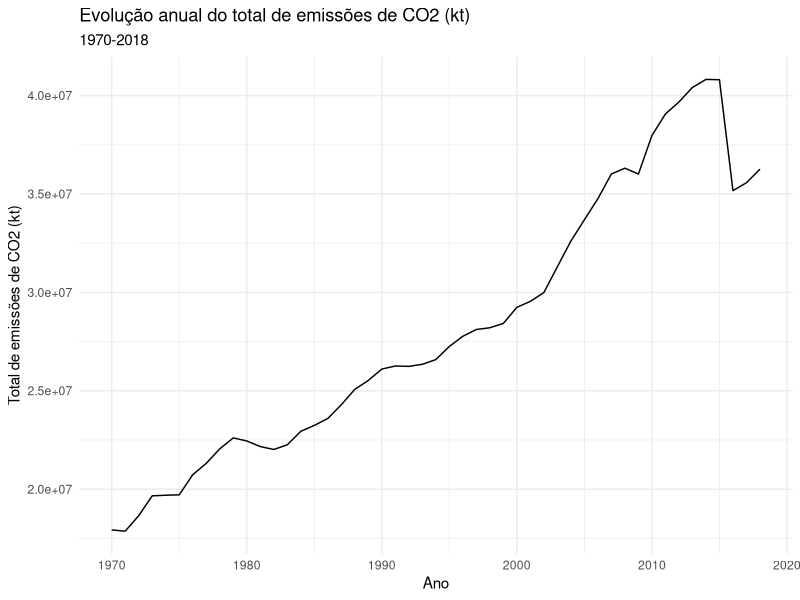
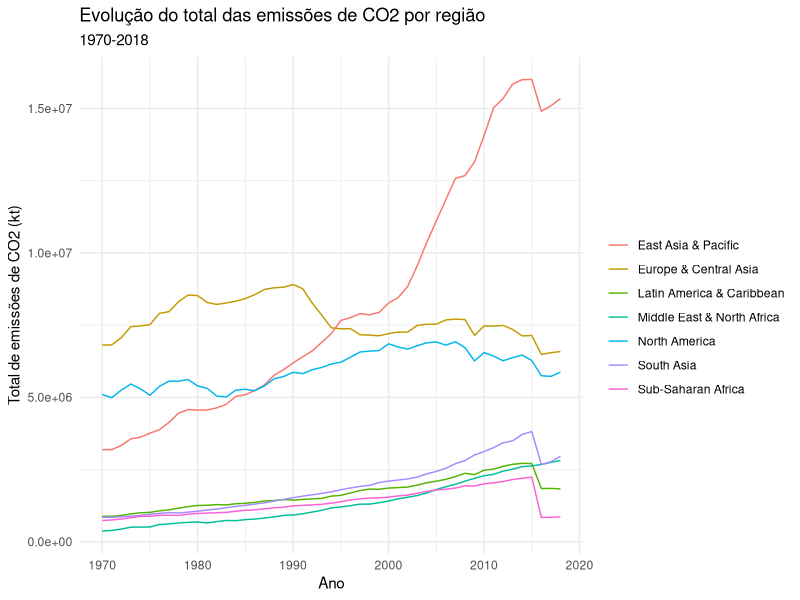
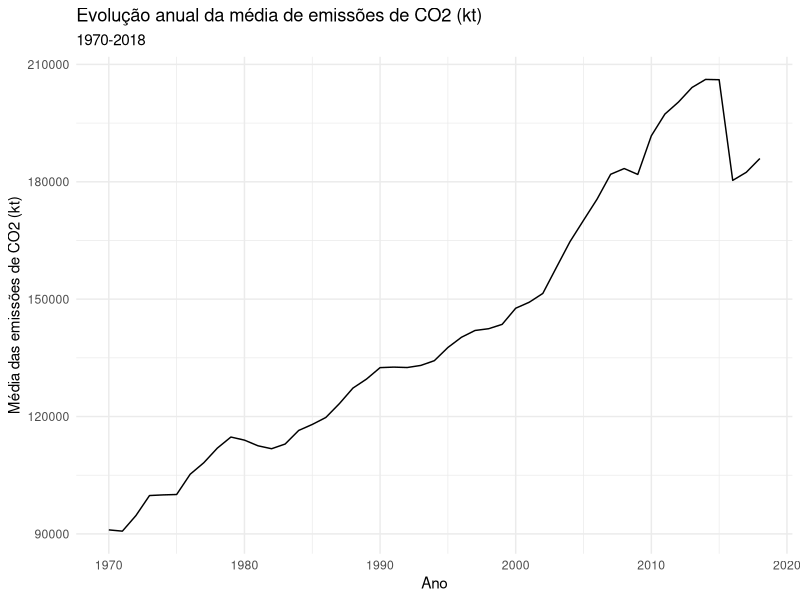
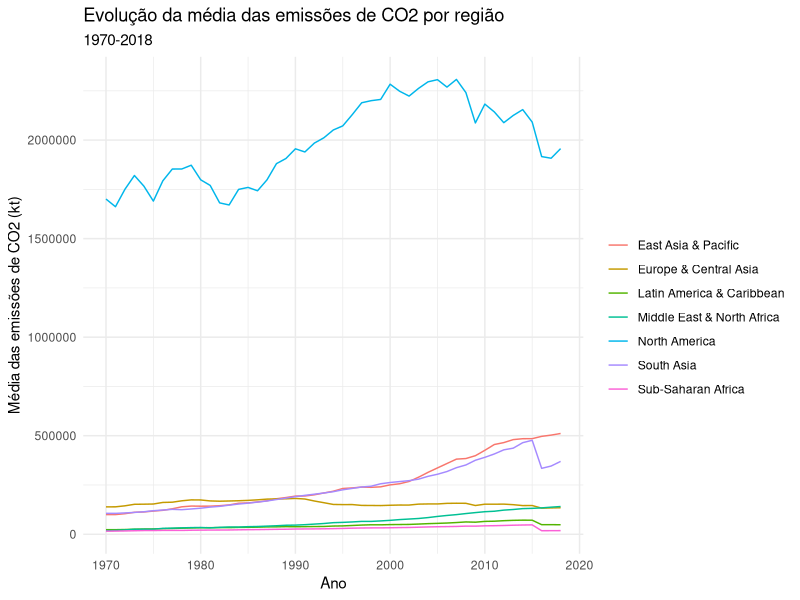
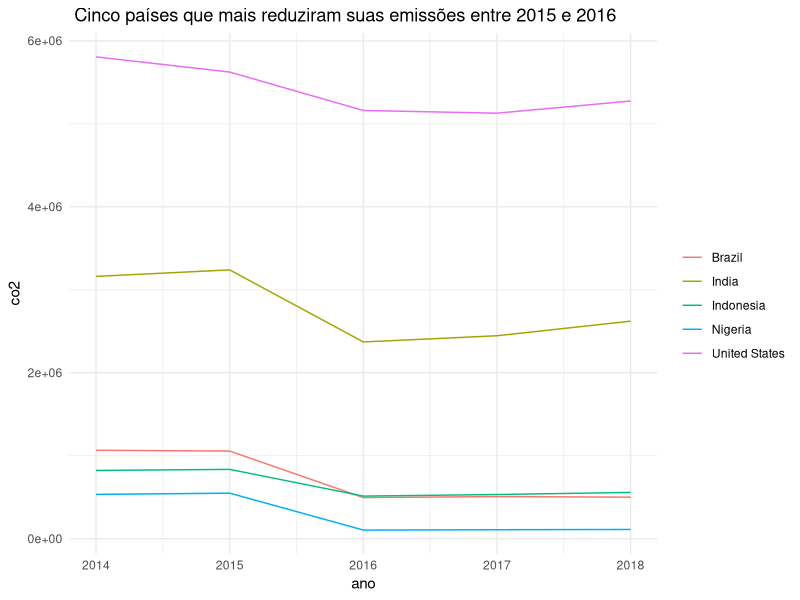
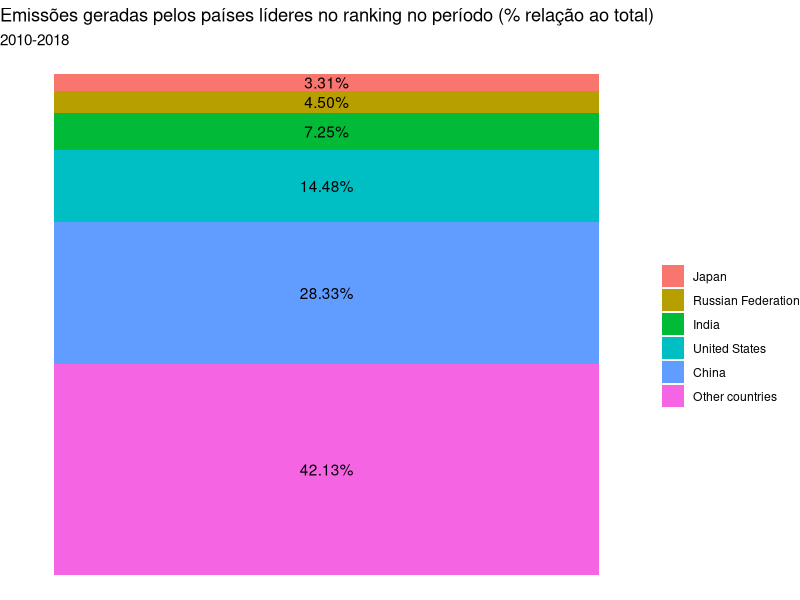
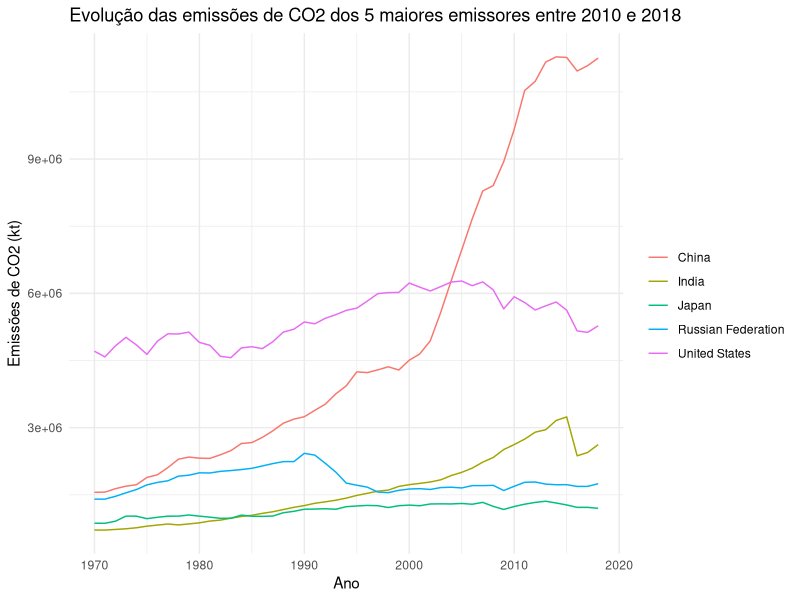
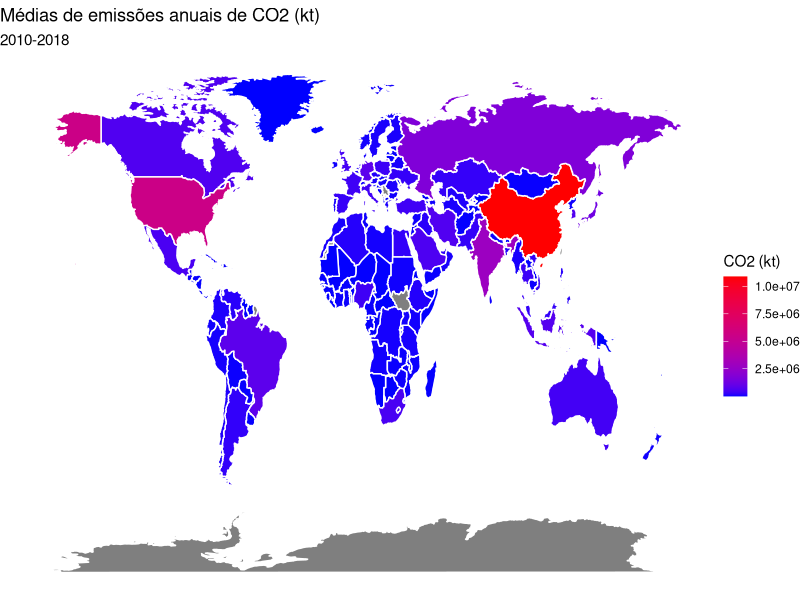

Generate these figures, in order, with R:
# INTRODUÇÃO --------------------------------------------------------------

# O objetivo do projeto é analisar a evolução histórica dos padrões de 
# emissão de gás carbônico (CO2) na atmosfera, assim como identificar o 
# melhor modelo preditivo a partir de dados do tamanho da população e do PIB 


# BIBLIOTECAS NECESSÁRIAS --------------------------------------
library(readxl) #usado p/ carregar dados no formato xls e xlsx
library(tidyverse) #usado p/ organizar e limpar os bancos de dados
library(maps) #fornece dados e funções para plotar mapas, incluíndo fronteiras nacionais
library(mgcv) #usado para projetar o modelo GAM
library(forecast) #usado para projetar os modelos ARIMA e ARIMAX


# BANCOS DE DADOS ----------------------------------------------

# Emissões de CO2, extraídos do projeto EDGAR
co2 <- read_excel("datasets/CO2_1970_2018.xlsx")

# População, com dados do Banco Mundial
pop <- read_excel("datasets/API_SP.POP.TOTL_DS2_en_excel_v2_4901765.xls")

# Produto Interno Bruto, com dados do Banco Mundial
pib <- read_excel("datasets/API_NY.GDP.MKTP.CD_DS2_en_excel_v2_4901715.xls")

# Dados sobre as regiões de cada país, com dados do Banco Mundial
metadata <- read_excel("datasets/Metadata.xls")


# LIMPEZA DOS BANCOS DE DADOS ---------------------------------------------

# Exclusão das colunas que não serão utilizadas e padronização dos nomes
co2 <- co2 %>%
  select(-IPCC_annex, -C_group_IM24_sh, -Substance) %>%
  rename(ccode = Country_code_A3, country = Name) %>%
  rename_with(~gsub("Y_", "", .x), starts_with("Y_")) #retira o Y_ do começo de cada ano

pop <- pop %>%
  select(-`Indicator Code`, -`Indicator Name`) %>%
  rename(ccode = `Country Code`, country = `Country Name`)

pib <- pib %>%
  select(-`Indicator Code`, -`Indicator Name`) %>%
  rename(ccode = `Country Code`, country = `Country Name`)

metadata <- metadata %>%
  select(-SpecialNotes) %>%
  rename(ccode = `Country Code`, country = TableName, region = Region, income = IncomeGroup)

# O banco metadata usa metadados das bases do banco mundial,
# a notação faltante nesse banco se refere ao mundo como um todo.
# O banco co2 não possui o mesmo número de observações que os demais.

# É importante identificar quais observações faltam em cada banco.
# Essa identificação pode ser realizada com a função filter().
# Como os bancos pip e pop tem a mesma origem, vale a pena começar por eles:

nrow(pib) #266
pib %>%
  filter(ccode %in% pop$ccode) %>%
  nrow() #266

# Como pib manteve o mesmo número de observações, 
# sabemos que os bancos pip e pop tem os mesmos casos.
# Agora qualquer um deles pode ser usado para filtrar o banco co2.

nrow(co2) #219
co2 %>%
  filter(ccode %in% pop$ccode) %>%
  nrow() #199

# 20 casos estão presentes no banco de co2, mas não nos demais.
# O código abaixo fornece a lista

co2 %>%
  filter(!(ccode %in% pop$ccode)) %>%
  pull(country) # exrai os valores da variável country como uma lista

# A maior parte dos casos se refere a territórios ultramarinhos.
# Por conta de seu tamanho reduzido, tendem a não impactar no modelo.
# Opta-se assim pela remoção desses dados.

co2 <- co2 %>%
  filter(ccode %in% pop$ccode)

# O processo contrário revela a presença de múltiplos casos nos 
# bancos pip e pop que não constam na base co2.

pop %>%
  filter(!(ccode %in% co2$ccode)) %>%
  pull(country)

# aqui se tratam de macro regiões que tiveram seus resultados agrupados
# para a análise pretendida, os dados dos Estados bastam.

pop <- pop %>%
  filter(ccode %in% co2$ccode)

pib <- pib %>%
  filter(ccode %in% co2$ccode)

metadata <- metadata %>%
  filter(ccode %in% co2$ccode)

# Com os dados dos Estados padronizados, resta apenas colocá-los no formato tidy.
# Tidy data, ou dados organizados, se refere a um formato de dados onde cada variável 
# é uma coluna e cada observação é uma linha.
# No caso, todas as demais variáveis já estão como uma coluna,
# mas os anos, nas três bases, estão divididas em múltiplas colunas.
# Os códigos abaixo resolvem isso, 
# criando a coluna ano e reunindo os valores na coluna apropriada (co2, pop e pib)

co2 <- co2 %>%
  gather(key = "year", value = "co2", -ccode, -country) %>%
  mutate(year = as.numeric(year))
str(co2)

pop <- pop %>%
  gather(key = "year", value = "pop", -ccode, -country) %>%
  mutate(year = as.numeric(year))
str(pop)

pib <- pib %>%
  gather(key = "year", value = "pib", -ccode, -country) %>%
  mutate(year = as.numeric(year))
str(pib)

# Os dados podem agora ser unificados em um único data frame

dados <- co2 %>%
  full_join(pop, by = c("ccode", "country", "year")) %>%
  full_join(pib, by = c("ccode", "country", "year")) %>%
  drop_na() # descarta observações com valores ausentes
str(dados)


# ANÁLISE DESCRITIVA ------------------------------------------------------

# CO2

# Evolução do total de emissões entre 1970 e 2018
co2 %>% 
  group_by(year) %>%
  summarise(co2_total = sum(co2, na.rm = TRUE)) %>%
  ggplot(aes(x = year, y = co2_total)) +
  geom_line() +
  theme_minimal() +
  labs(title = "Evolução anual do total de emissões de CO2 (kt)",
       subtitle = "1970-2018",
       x = "Ano",
       y = "Total de emissões de CO2 (kt)")

# Evolução do total por região:
co2 %>%
  left_join(metadata, by = "ccode") %>%
  group_by(region, year) %>% #agrupa os dados por região
  summarise(co2_total = sum(co2, na.rm = TRUE)) %>%
  ungroup() %>%
  ggplot(aes(x = year, y = co2_total, color = region)) +
  geom_line() +
  theme_minimal() +
  labs(title = "Evolução do total das emissões de CO2 por região",
       subtitle = "1970-2018",
       x = "Ano",
       y = "Total de emissões de CO2 (kt)",
       color = "")
# O padrão de queda a partir de 2016 se replica em todas as regiões.
# Ainda assim, maior parte das regiões mostra tendencias de crescimento ao longo dos anos;
# Só a América do Norte, Europa e Ásia Central mostram uma tendencia de queda;
# O Leste Asiático e o Pacífico apresentam uma curva acentuada de crescimento das emissões.

# Nota-se que esses gráficos estão sujeito a distorções causadas por dados ausentes
# a média de emissões anuais, desconsiderando os valores ausentes, 
# pode fornecer um parâmetro mais confiável para inferir o crescimento das emissões

co2 %>%
  group_by(year) %>%
  summarise(co2_m = mean(co2, na.rm = TRUE)) %>%
  ggplot(aes(x = year, y = co2_m)) +
  geom_line() +
  theme_minimal() +
  labs(title = "Evolução anual da média de emissões de CO2 (kt)",
       subtitle = "1970-2018",
       x = "Ano",
       y = "Média das emissões de CO2 (kt)")

co2 %>%
  left_join(metadata, by = "ccode") %>%
  group_by(region, year) %>% 
  summarise(co2_m = mean(co2, na.rm = TRUE)) %>%
  ggplot(aes(x = year, y = co2_m, color = region)) +
  geom_line() +
  theme_minimal() +
  labs(title = "Evolução da média das emissões de CO2 por região",
       subtitle = "1970-2018",
       x = "Ano",
       y = "Média das emissões de CO2 (kt)",
       color = "")
  
# Os gráficos das médias indicam que realmente parece ter existido uma redução brusca nas emissões de CO2 em 2016

# plota os países que tiveram a maior queda entre 2015 e 2016
filter(co2, year >= 2014) %>%
  spread(year, co2, sep = "_") %>%
  mutate(dif = year_2016 - year_2015) %>%
  arrange(desc(dif)) %>%
  drop_na(dif) %>%
  tail(5) %>%
  select(-dif) %>%
  gather(key = "year", value = "co2", -ccode, -country) %>%
  mutate(year = as.numeric(str_remove(year, "year_"))) %>%
  ggplot(aes(x = year, y = co2, color = country)) +
  geom_line() +
  theme_minimal() +
  labs(title = " Cinco países que mais reduziram suas emissões entre 2015 e 2016",
       x = "ano",
       color = "")
# Como demostrado, a queda das emissões em 2016 parece ter sido puchada sobretudo pelos EUA e pela Índia


# Gráfico setorial das emissões geradas por esses países em relação ao total gerado entre 2010-2018
top_total_emissions <- co2 %>%
  filter(year >= 2010) %>%
  group_by(country) %>%
  summarise(co2_total = sum(co2, na.rm = TRUE)) %>%
  arrange(desc(co2_total)) %>%
  head(5)
co2 %>%
  mutate(country = if_else(country %in% top_total_emissions$country, country, "Other countries")) %>%
  filter(year >= 2010) %>%
  group_by(country) %>%
  summarize(co2 = sum(co2, na.rm = TRUE)) %>%
  mutate(country = fct_reorder(country, co2),
         co2_percent = co2 / sum(co2) * 100) %>%
  ggplot(aes(x = "", y = co2, fill = country)) +
  geom_bar(width = 1, stat = "identity") +
  geom_text(aes(label = sprintf("%.2f%%", co2_percent)), 
            position = position_stack(vjust = 0.5)) +
  theme_void() +
  labs(title = "Emissões geradas pelos países líderes no ranking no período (% relação ao total)",
       subtitle = "2010-2018",
       fill = "")
# Entre 2010 e 2018, China, EUA e India foram responsáveis por, 
# aproximadamente, metade das emissões de CO2 no mundo.


# mostra a evolução temporal das emissões desses Estados
ggplot(data = filter(co2, country %in% top_total_emissions$country),
       aes(x = year, y = co2, color = country)) +
  geom_line() +
  theme_minimal() +
  labs(title = "Evolução das emissões de CO2 dos 5 maiores emissores entre 2010 e 2018",
       x = "Ano",
       y = "Emissões de CO2 (kt)",
       color = "")
# EUA e Japão taxas estáveis no período;
# A Rússia ten taxas relativamente estáveis, com uma queda percepítivel ao fim da URSS;
# China e India apresentam aumentos exponenciais a partir de meados da década de 90,
# com uma queda perceptível em 2016, seguida de aparente retomada no crescimento.


# Mapa com a média de emissões, por país, no período entre 2010 e 2018

# calcula as médias para o período
co2_mean <- co2 %>%
  filter(year >= 2010) %>%
  group_by(country) %>% 
  summarise(co2_mean = mean(co2, na.rm = TRUE)) %>%
  drop_na()

# importa os dados geográficos do pacote `maps`
map <- map_data("world")
  
# verifica a correspondência dos dados em map e co2_mean
full_join(map, co2_mean, by = c("region" = "country")) %>%
  filter(is.na(group)) %>%
  select(region) %>%
  as.list() %>%
  print()

# padroniza o banco map para garantir correspondência com os dados importados do pacote "maps"
map <- map %>%
  # altera a grafia do nome dos países
  mutate(
    region = recode(region,
                    #não há dados para Gibraltar
                    "Brunei" = "Brunei Darussalam",
                    "Republic of Congo" = "Congo",
                    "Democratic Republic of the Congo" = "Congo_the Democratic Republic of the",
                    "Ivory Coast" = "Cote d'Ivoire",
                    "Iran" = "Iran, Islamic Republic of",
                    "North Korea" = "Korea, Democratic People's Republic of",
                    "South Korea" = "Korea, Republic of",
                    "Laos" = "Lao People's Democratic Republic",
                    "Libya" = "Libyan Arab Jamahiriya",
                    "North Macedonia" = "Macedonia, the former Yugoslav Republic of",
                    "Micronesia" = "Micronesia, Federated States of",
                    "Moldova" = "Moldova, Republic of",
                    "Russia" = "Russian Federation",
                    "Syria" = "Syrian Arab Republic",
                    "Tanzania" = "Tanzania_United Republic of",
                    "UK" = "United Kingdom",
                    "USA" = "United States",
                    "Vietnam" = "Viet Nam",
                    "Virgin Islands" = "Virgin Islands_British")) %>%
  # une Estados insulares com mais de uma ilha:
  mutate(
    region = recode(region,
                    "Antigua" = "Antigua and Barbuda",
                    "Barbuda" = "Antigua and Barbuda",
                    "Saint Kitts" = "Saint Kitts and Nevis",
                    "Nevis" = "Saint Kitts and Nevis",
                    "Saint Vincent" = "Saint Vincent and the Grenadines",
                    "Grenadines" = "Saint Vincent and the Grenadines",
                    "Trinidad" = "Trinidad and Tobago",
                    "Tobago" = "Trinidad and Tobago")) %>%
  # altera o nome dos territórios chinês de Hong Kong e Macao, com base na província
  mutate(
    region = case_when(
      subregion == "Hong Kong" ~ "Hong Kong",
      subregion == "Macao" ~ "Macao",
      TRUE ~ region
    )
  )

# define o banco co2_map, que será empregado na geração do mapa
co2_map <- left_join(map, co2_mean, by = c("region" = "country")) %>%
  group_by(region)
# Cria a escala de cores que será utilizada
color_scale <- scale_fill_gradient(low = "blue", high = "red")
# Cria o mapa
ggplot(co2_map) +
  geom_map(aes(map_id = region, fill = co2_mean), map = co2_map, color = "white") +
  expand_limits(x = co2_map$long, y = co2_map$lat) +
  color_scale +
  theme_void() +
  labs(title = "Médias de emissões anuais de CO2 (kt)",
       subtitle = "2010-2018",
       fill = "CO2 (kt)")


# Por fim, têm-se a evolução temporal das principais métricas da emissão de CO2
co2_summary <- co2 %>%
  mutate(decade = as.numeric(paste0(substr(year, 1, 3), "0"))) %>%
  # cria a variável década, selecionando os três primeiros números do ano e adicionando um 0 ao final
  group_by(decade) %>% #agrupa os dados por década, em seguida calcula as métricas de interesse
  summarise(mean_co2 = mean(co2, na.rm = TRUE),
            median_co2 = median(co2, na.rm = TRUE),
            sd_co2 = sd(co2, na.rm = TRUE)) %>%
  print()
# A média e a mediana aumentaram a cada década, indicando um aumento geral das emissões de CO2 no período.
# O desvio padrão também aumentou, o que sugere um aumento na variabilidade das emissões entre os países.


# POPULAÇÃO

# Evolução da população mundial ao longo dos anos
pop %>% 
  group_by(year) %>%
  summarise(pop_total = sum(pop, na.rm = TRUE)) %>%
  ggplot(aes(x = year, y = pop_total)) +
  geom_line() +
  theme_minimal() +
  labs(title = "Evolução da população mundial ao longo dos anos",
       subtitle = "1960-2021",
       x = "Ano",
       y = "População")

# Evolução da população mundial, divida por regiões
pop %>%
  left_join(metadata, by = "ccode") %>%
  group_by(region, year) %>% #agrupa os dados por região
  summarise(pop_total = sum(pop, na.rm = TRUE)) %>%
  ungroup() %>%
  ggplot(aes(x = year, y = pop_total, color = region)) +
  geom_line() +
  theme_minimal() +
  labs(title = "Evolução da população mundial, divida por regiões",
       subtitle = "1960-2021",
       x = "Ano",
       y = "População",
       color = "")
# Embora as taxas de crescimento variem de região para região, em todos os casos elas são estáveis e ascendentes.

# evolução temporal das principais métricas da emissão de pop
pop_summary <- pop %>%
  mutate(decade = as.numeric(paste0(substr(year, 1, 3), "0"))) %>%
  # cria a variável década, selecionando os três primeiros números do ano e adicionando um 0 ao final
  group_by(decade) %>% #agrupa os dados por década, em seguida calcula as métricas de interesse
  summarise(mean_pop = mean(pop, na.rm = TRUE),
            median_pop = median(pop, na.rm = TRUE),
            sd_pop = sd(pop, na.rm = TRUE)) %>%
  print()
# Houve um aumento significativo na população mundial ao longo das décadas.
# O desvio padrão também cresceu bastante, o que indica que a população mundial está cada vez mais heterogênea.
# É importante lembrar que essas medidas estão sujeitas a outliers e a variações que podem não ser 
# representativas da população mundial como um todo, mas dão uma ideia geral de sua evolução.

# Correlação entre as taxas de emissão de CO2 e a população
co2_pop <- inner_join(co2, pop, by = c("ccode", "country", "year"))
cor_co2_pop <- cor(co2_pop$co2, co2_pop$pop, use = "complete.obs")
r2_co2_pop <- cor_co2_pop^2

ggplot(co2_pop, aes(x = co2, y = pop)) +
  geom_point(color = "grey") +
  scale_x_log10() +
  scale_y_log10() +
  theme_minimal() +
  geom_smooth(method="lm", col="darkred", linetype="dashed") +
  geom_text(x = Inf, y = Inf, label = paste0("R² = ", round(r2_co2_pop, 2)),
            hjust = 1, vjust = 1, size = 4, col="darkred") +
  labs(title = "Correlação entre população e emissões de CO2",
       subtitle = "1970-2018",
       x = "População (log)",
       y = "Emissões de CO2 (log)")
# Uma correlação de 0,72 indica uma relação forte e positiva entre as duas variáveis.
# Já o R² de 0,521 indica que 52,1% da variação nas emissões
# de CO2 podem ser explicadas pela variação na população.
# Apesar da relação não ser perfeita, ela é forte.


#PIB

# Evolução do PIB mundial ao longo dos anos
pib %>% 
  group_by(year) %>%
  summarise(pib_total = sum(pib, na.rm = TRUE)) %>%
  ggplot(aes(x = year, y = pib_total)) +
  geom_line() +
  theme_minimal() +
  labs(title = "Evolução do PIB mundial ao longo dos anos",
       subtitle = "1960-2021",
       x = "Ano",
       y = "PIB")

# Evolução do PIB mundial, divido por regiões
pib %>%
  left_join(metadata, by = "ccode") %>%
  group_by(region, year) %>% #agrupa os dados por região
  summarise(pib_total = sum(pib, na.rm = TRUE)) %>%
  ungroup() %>%
  ggplot(aes(x = year, y = pib_total, color = region)) +
  geom_line() +
  theme_minimal() +
  labs(title = "Evolução do PIB mundial, divido por regiões",
       subtitle = "1960-2021",
       x = "Ano",
       y = "PIB",
       color = "Região")
# Embora o PIB apresente taxas de crescimento mais instáveis que a população,
# em todos os casos ele ainda apresenta uma curva ascendente.

# evolução temporal das principais métricas de crescimento do PIB
pib_summary <- pib %>%
  mutate(decade = as.numeric(paste0(substr(year, 1, 3), "0"))) %>%
  group_by(decade) %>%
  summarise(mean_pib = mean(pib, na.rm = TRUE),
            median_pib = median(pib, na.rm = TRUE),
            sd_pib = sd(pib, na.rm = TRUE)) %>%
  print()

# Correlação entre as taxas de emissão de CO2 e o PIB
co2_pib <- inner_join(co2, pib, by = c("ccode", "country", "year"))
cor_co2_pib <- cor(co2_pib$co2, co2_pib$pib, use = "complete.obs")
r2_co2_pib <- cor_co2_pib^2

ggplot(co2_pib, aes(x = co2, y = pib)) +
  geom_point(color = "grey") +
  scale_x_log10() +
  scale_y_log10() +
  theme_minimal() +
  geom_smooth(method="lm", col="darkred", linetype="dashed") +
  geom_text(x = Inf, y = Inf, label = paste0("R² = ", round(r2_co2_pib, 2)),
            hjust = 1, vjust = 1, size = 4, col="darkred") +
  labs(title = "Correlação entre PIB e emissões de CO2",
       subtitle = "1970-2018",
       x = "PIB (log)",
       y = "Emissões de CO2 (log)")
# De modo semelhante ao notado na população, 
# a correlação de 0,76 indica uma relação forte e positiva entre as duas variáveis.
# Já o R² de 0,579 indica que 57,9% da variação nas emissões de CO2 
# podem ser explicadas pela variação no PIB.
# Novamente, apesar da relação não ser perfeita, ela é forte.

# Correlação entre a população e o PIB
pop_pib <- inner_join(pop, pib, by = c("ccode", "country", "year"))
cor_pop_pib <- cor(pop_pib$pop, pop_pib$pib, use = "complete.obs")
r2_pop_pib <- cor_pop_pib^2

ggplot(pop_pib, aes(x = pop, y = pib)) +
  geom_point(color = "grey") +
  scale_x_log10() +
  scale_y_log10() +
  theme_minimal() +
  geom_smooth(method="lm", col="darkred", linetype="dashed") +
  geom_text(x = Inf, y = Inf, label = paste0("R² = ", round(r2_pop_pib, 2)),
            hjust = 1, vjust = 1, size = 4, col="darkred") +
  labs(title = "Correlação entre a população e o tamanho do PIB",
       subtitle = "1970-2018",
       x = "PIB (log)",
       y = "População (log)")
# por outro lado, a correlação de 0,38 e o R² de 0,146 entre população e PIB
# apontam uma relação menos significativa entre as duas variáveis.
# Isso sugere que elas podem estar contribuindo com informações complementares sobre as emissões de CO2.


# ANÁLISE DOS MODELOS DE PREVISÃO PARA AS EMISSÕES DE CO2 FUTURAS ---------------------

# Serão testados os seguintes modelos:
  # Modelo de regressão linear simples (RLS);
  # Modelo de regressão linear múltipla (RLM);
  # Modelo aditivo generalizado (GAM);
  # Modelo auto-regressivo integrado de médias móveis (ARIMA); e
  # Modelo auto-regressivo integrado de médias móveis com entradas de variáveis exógenas (ARIMAX).


# Separa os dados de treino e teste
dados_treino <- dados %>% filter(year <= 2015)
dados_teste <- dados %>% filter(year > 2015)


# Modelo de regressão linear simples

# Constrói o modelo de regressão linear simples
modelo_lms <- lm(co2 ~ year, data = dados_treino)
summary(modelo_lms)

# Previsões com o modelo de regressão linear simples
previsoes_lms <- predict(modelo_lms, newdata = dados_teste)

# Para avaliar o modelo, se usa os dados de teste para calculamr a Raiz do Erro Médio Quadrático (RMSE),
rmse_lms <- sqrt(mean((previsoes_lms - dados_teste$co2)^2))
# o Erro Absoluto Médio (MAE),
mae_lms <- mean(abs(previsoes_lms - dados_teste$co2))
# o Critério de Informação de Akaike (AIC),
aic_lms <- AIC(modelo_lms)
# e o Critério de Informação Bayesiano (BIC)
bic_lms <- BIC(modelo_lms)


# Modelo de regressão linear múltipla

# Constrói o modelo de regressão linear múltipla
modelo_lm <- lm(co2 ~ pop + pib, data = dados_treino)
summary(modelo_lm)

# Previsões com o modelo de regressão linear múltipla
previsoes_lm <- predict(modelo_lm, newdata = dados_teste)

# Avaliação do modelo
rmse_lm <- sqrt(mean((previsoes_lm - dados_teste$co2)^2))
mae_lm <- mean(abs(previsoes_lm - dados_teste$co2))
aic_lm <- AIC(modelo_lm)
bic_lm <- BIC(modelo_lm)


# Modelo GAM

# Embora a relação entre as variáveis pareça ser linear, vale a pena testar o modelo GAM

# Constrói variações do modelo GAM
modelo_gam1 <- gam(co2 ~ s(pop) + pib, data = dados_treino) # supõe co2~pop como relação não-linear 
summary(modelo_gam1)

modelo_gam2 <- gam(co2 ~ pop + s(pib), data = dados_treino) # supõe co2~pib como relação não-linear 
summary(modelo_gam2)

modelo_gam3 <- gam(co2 ~ s(pop) + pib, data = dados_treino) # supõe co2~pop e co2~pib como não-linear 
summary(modelo_gam3)

# Previsões com os modelos GAM
previsoes_gam1 <- predict(modelo_gam1, newdata = dados_teste)
previsoes_gam2 <- predict(modelo_gam2, newdata = dados_teste)
previsoes_gam3 <- predict(modelo_gam3, newdata = dados_teste)

# Avaliação dos modelos GAM
rmse_gam1 <- sqrt(mean((previsoes_lm - dados_teste$co2)^2))
rmse_gam2 <- sqrt(mean((previsoes_lm - dados_teste$co2)^2))
rmse_gam3 <- sqrt(mean((previsoes_lm - dados_teste$co2)^2))

mae_gam1 <- mean(abs(previsoes_gam1 - dados_teste$co2))
mae_gam2 <- mean(abs(previsoes_gam2 - dados_teste$co2))
mae_gam3 <- mean(abs(previsoes_gam3 - dados_teste$co2))

aic_gam1 <- AIC(modelo_gam1)
aic_gam2 <- AIC(modelo_gam2)
aic_gam3 <- AIC(modelo_gam3)

bic_gam1 <- BIC(modelo_gam1)
bic_gam2 <- BIC(modelo_gam2)
bic_gam3 <- BIC(modelo_gam3)


# Modelo ARIMA

# constrói o modelo ARIMA
modelo_arima <- auto.arima(dados_treino$co2)
summary(modelo_arima)

# Previsões com o modelo ARIMA
previsoes_arima <- forecast(modelo_arima, h = nrow(dados_teste))$mean
# a função forecast retorna uma lista com múltiplas informações
# o item mean é onde consta as previsões

# Avaliação do modelo
rmse_arima <- sqrt(mean((previsoes_arima - dados_teste$co2)^2))
mae_arima <- mean(abs(previsoes_arima - dados_teste$co2))
aic_arima <- AIC(modelo_arima)
bic_arima <- BIC(modelo_arima)


# Modelo ARIMAX

# constrói o modelo ARIMAX
modelo_arimax <- auto.arima(dados_treino$co2,
                            xreg = as.matrix(dados_treino[, c("pop", "pib")]))
summary(modelo_arimax)

# Previsões com o modelo ARIMA
previsoes_arimax <- forecast(modelo_arimax, h = nrow(dados_teste), 
                             xreg = as.matrix(dados_treino[, c("pop", "pib")]))$mean

# Avaliação do modelo
rmse_arimax <- sqrt(mean((previsoes_arimax - dados_teste$co2)^2))
mae_arimax <- mean(abs(previsoes_arimax - dados_teste$co2))
aic_arimax <- AIC(modelo_arimax)
bic_arimax <- BIC(modelo_arimax)


# cria um data frame com os resultados dos testes de avaliação aplicados em cada modelo
resultados <- data.frame()

# preenche as linhas do dataframe com os valores calculados para cada modelo
resultados <- rbind(resultados, c("RLS", rmse_lms, mae_lms, AIC(modelo_lms), BIC(modelo_lms)))
resultados <- rbind(resultados, c("RLM", rmse_lm, mae_lm, AIC(modelo_lm), BIC(modelo_lm)))
resultados <- rbind(resultados, c("GAM_1", rmse_gam1, mae_gam1, AIC(modelo_gam1), BIC(modelo_gam1)))
resultados <- rbind(resultados, c("GAM_2", rmse_gam2, mae_gam2, AIC(modelo_gam2), BIC(modelo_gam2)))
resultados <- rbind(resultados, c("GAM_3", rmse_gam3, mae_gam3, AIC(modelo_gam3), BIC(modelo_gam3)))
resultados <- rbind(resultados, c("ARIMA", rmse_arima, mae_arima, AIC(modelo_arima), BIC(modelo_arima)))
resultados <- rbind(resultados, c("ARIMAX", rmse_arimax, mae_arimax, AIC(modelo_arimax), BIC(modelo_arimax)))

# renomeia as colunas e exibe o dataframe com os resultados
colnames(resultados) <- c("Modelo", "RMSE", "MAE", "AIC", "BIC")
resultados


# Comparação entre os modelo - rmse
cores <- c("blue", "green", "red", "purple", "orange", "yellow", "brown")

rmse <- c(rmse_lms,
          rmse_lm,
          rmse_gam1,
          rmse_gam2,
          rmse_gam3,
          rmse_arima,
          rmse_arimax)
modelos <- c("RLS", "RLM", "GAM_1", "GAM_2", "GAM_3", "ARIMA", "ARIMAX")
barplot(rmse, names.arg = modelos, col = cores,
        main = "Comparação entre os modelos - RMSE",
        xlab = "Modelo", ylab = "RMSE")

mae <- c(mae_lms,
         mae_lm,
         mae_gam1,
         mae_gam2,
         mae_gam3,
         mae_arima,
         mae_arimax)
modelos <- c("RLS", "RLM", "GAM_1", "GAM_2", "GAM_3", "ARIMA", "ARIMAX")
barplot(mae, names.arg = modelos, col = cores,
        main = "Comparação entre os modelos - MAE",
        xlab = "Modelo", ylab = "MAE")

aic <- c(aic_lms,
         aic_lm,
         aic_gam1,
         aic_gam2,
         aic_gam3,
         aic_arima,
         aic_arimax)
modelos <- c("RLS", "RLM", "GAM_1", "GAM_2", "GAM_3", "ARIMA", "ARIMAX")
barplot(aic, names.arg = modelos, col = cores,
        main = "Comparação entre os modelos - AIC",
        xlab = "Modelo", ylab = "AIC")

bic <- c(bic_lms,
         bic_lm,
         bic_gam1,
         bic_gam2,
         bic_gam3,
         bic_arima,
         bic_arimax)
modelos <- c("RLS", "RLM", "GAM_1", "GAM_2", "GAM_3", "ARIMA", "ARIMAX")
barplot(bic, names.arg = modelos, col = cores,
        main = "Comparação entre os modelos - BIC",
        xlab = "Modelo", ylab = "BIC")


# CONCLUSÕES ---------------------------------------------------------------

# O RLS apresentou RMSE elevado, indicando baixa acurácia na previsão das emissões de CO2.

# O RLM Apresentou menor RMSE e MAE em relação ao RLS, 
# sugerindo que a inclusão das variáveis explicativas pib e pop melhorou o modelo.

# Os três modelos GAM testados apresentaram desempenho semelhante ao RLM, 
# indicando que o modelo linear múltiplo já é suficiente.

# O ARIMA apresentou RMSE elevado, sugerindo baixa acurácia na previsão das emissões de CO2.

# O ARIMAX Apresentou o maior RMSE e MAE entre todos os modelos, 
# indicando que a inclusão de pib e pop não melhorou a previsão em relação ao modelo ARIMA simples.

# Concluí-se que, entre os modelos testados, 
# o que apresentou os melhores resultados foi o modelo de regressão linear múltipla.

